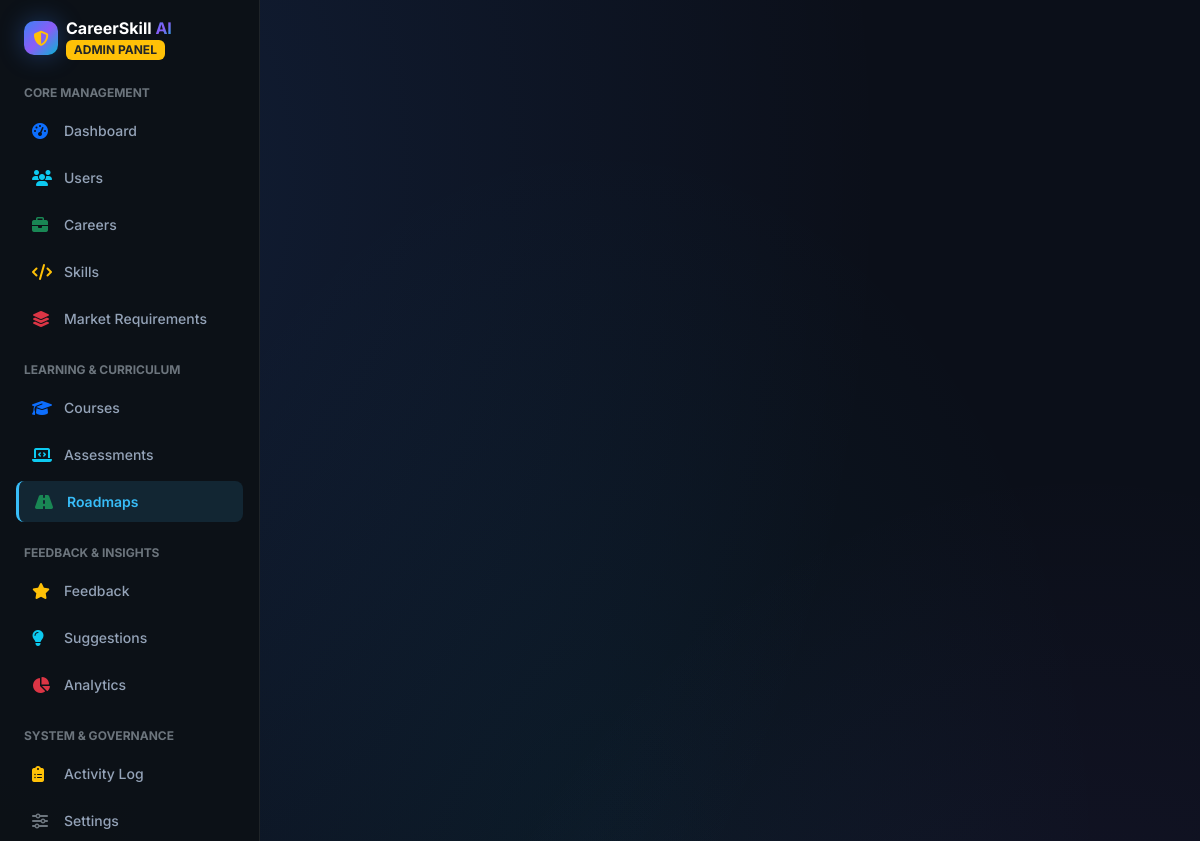
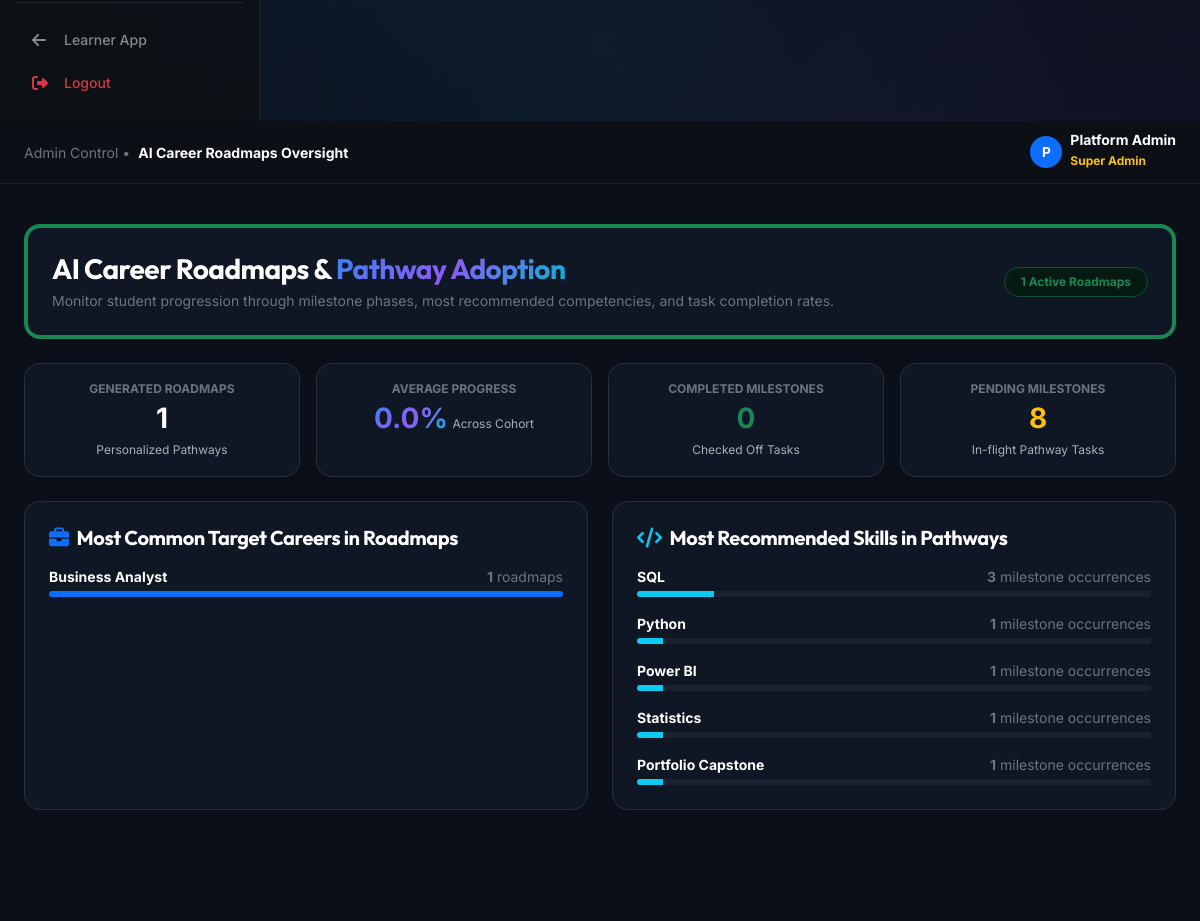
Page /admin/roadmaps (signed in) on the committed database (2 pictures, top to bottom).
### models/user.py (models this page shows, shortened)
class User(db.Model):
    __tablename__ = 'users'
    id = db.Column(db.Integer, primary_key=True)
    full_name = db.Column(db.String(120), nullable=False)
    email = db.Column(db.String(120), unique=True, nullable=False, index=True)
    password_hash = db.Column(db.String(256), nullable=True)
    is_admin = db.Column(db.Boolean, default=False, nullable=False)
    is_active = db.Column(db.Boolean, default=True, nullable=False)
    role = db.Column(db.String(50), default='user', nullable=False)  # 'admin' or 'user'
    first_login = db.Column(db.Boolean, default=False, nullable=False)
    created_at = db.Column(db.DateTime, default=get_utc_now)
    profiles = db.relationship('CareerProfile', backref='user', lazy=True, cascade="all, delete-orphan")
    user_profile = db.relationship('UserProfile', backref='user', uselist=False, lazy=True, cascade="all, delete-orphan")
    skills = db.relationship('UserSkill', backref='user', lazy=True, cascade="all, delete-orphan")
    target_careers = db.relationship('TargetCareer', backref='user', lazy=True, cascade="all, delete-orphan")
    reset_otps = db.relationship('PasswordResetOTP', backref='user', lazy=True, cascade="all, delete-orphan")
    gap_analyses = db.relationship('SkillGapAnalysis', backref='user', lazy=True, cascade="all, delete-orphan")
    assessment_attempts = db.relationship('AssessmentAttempt', backref='user', lazy=True, cascade="all, delete-orphan")
    course_progress = db.relationship('CourseProgress', backref='user', lazy=True, cascade="all, delete-orphan")
    learning_activities = db.relationship('LearningActivity', backref='user', lazy=True, cascade="all, delete-orphan")
    skill_progress_history = db.relationship('SkillProgressHistory', backref='user', lazy=True, cascade="all, delete-orphan")
    feedbacks = db.relationship('CourseFeedback', backref='user', lazy=True, cascade="all, delete-orphan")
    suggestions = db.relationship('Suggestion', backref='user', lazy=True, cascade="all, delete-orphan")

### models/roadmap.py (models this page shows, shortened)
class UserRoadmap(db.Model):
    __tablename__ = 'user_roadmaps'
    id = db.Column(db.Integer, primary_key=True)
    user_id = db.Column(db.Integer, db.ForeignKey('users.id'), nullable=False, index=True)
    target_role = db.Column(db.String(120), nullable=False, default='Data Analyst')
    total_weeks = db.Column(db.Integer, default=12)
    total_hours = db.Column(db.Float, default=120.0)
    weekly_hours = db.Column(db.Float, default=10.0)
    completion_percentage = db.Column(db.Integer, default=0)
    status = db.Column(db.String(50), default='In Progress')  # In Progress, Completed, Paused
    created_at = db.Column(db.DateTime, default=get_utc_now)
    updated_at = db.Column(db.DateTime, default=get_utc_now, onupdate=get_utc_now)
    milestones = db.relationship(
        'RoadmapMilestone',
        backref='roadmap',
        lazy=True,
        cascade="all, delete-orphan",
        order_by="RoadmapMilestone.phase_number, RoadmapMilestone.week_start"
    )

class RoadmapMilestone(db.Model):
    __tablename__ = 'roadmap_milestones'
    id = db.Column(db.Integer, primary_key=True)
    roadmap_id = db.Column(db.Integer, db.ForeignKey('user_roadmaps.id'), nullable=False, index=True)
    phase_number = db.Column(db.Integer, default=1)  # 1 to 5
    phase_name = db.Column(db.String(120), default='Foundations & Prerequisites')
    week_start = db.Column(db.Integer, default=1)
    week_end = db.Column(db.Integer, default=2)
    title = db.Column(db.String(255), nullable=False)
    description = db.Column(db.Text, nullable=True)
    skill = db.Column(db.String(120), nullable=False)
    priority = db.Column(db.String(50), default='High')  # Critical, High, Medium, Low
    estimated_hours = db.Column(db.Float, default=20.0)
    checkpoint_title = db.Column(db.String(255), nullable=True)
    checkpoint_description = db.Column(db.Text, nullable=True)
    is_completed = db.Column(db.Boolean, default=False)
    completed_at = db.Column(db.DateTime, nullable=True)
    tasks_json = db.Column(db.Text, nullable=True)
    recommended_resources_json = db.Column(db.Text, nullable=True)
    created_at = db.Column(db.DateTime, default=get_utc_now)

### app.py (the view)
    @app.route('/admin/roadmaps')
    @admin_required
    def admin_roadmaps_view():
        current_admin = db.session.get(User, session.get('user_id'))
        analytics = admin_service.get_roadmap_analytics()
        return render_template(
            'admin/roadmaps.html',
            current_user=current_admin,
            analytics=analytics,
            active_page='roadmaps'
        )

### templates/admin/roadmaps.html (shortened to what this page needs)
{% extends "admin/admin_base.html" %}
{% block page_title %}AI Career Roadmaps Oversight{% endblock %}
{% block admin_content %}
<div class="container-fluid p-0">
    <div class="glass-card mb-4 p-4 border-start border-4 border-success">
        <div class="d-flex justify-content-between align-items-center flex-wrap gap-2">
            <div>
                <h1 class="h3 fw-bold text-white mb-1">
                    AI Career Roadmaps & <span class="text-gradient">Pathway Adoption</span>
                </h1>
                <p class="text-secondary small mb-0">
                    Monitor student progression through milestone phases, most recommended competencies, and task completion rates.
                </p>
            </div>
            <span class="badge bg-success-subtle text-success border border-success-subtle px-3 py-2 rounded-pill small">
                {{ analytics.total_roadmaps }} Active Roadmaps
            </span>
        </div>
    </div>
    <div class="row g-3 mb-4">
        <div class="col-6 col-md-3">
            <div class="glass-card p-3 text-center h-100">
                <span class="text-secondary x-small text-uppercase fw-bold d-block mb-1">Generated Roadmaps</span>
                <div class="h3 fw-bold text-white mb-0">{{ analytics.total_roadmaps }}</div>
                <span class="text-muted x-small">Personalized Pathways</span>
            </div>
        </div>
        <div class="col-6 col-md-3">
            <div class="glass-card p-3 text-center h-100">
                <span class="text-secondary x-small text-uppercase fw-bold d-block mb-1">Average Progress</span>
                <div class="h3 fw-bold text-gradient mb-0">{{ analytics.avg_progress }}%</div>
                <span class="text-muted x-small">Across Cohort</span>
            </div>
        </div>
        <div class="col-6 col-md-3">
            <div class="glass-card p-3 text-center h-100">
                <span class="text-secondary x-small text-uppercase fw-bold d-block mb-1">Completed Milestones</span>
                <div class="h3 fw-bold text-success mb-0">{{ analytics.completed_milestones_count }}</div>
                <span class="text-muted x-small">Checked Off Tasks</span>
            </div>
        </div>
        <div class="col-6 col-md-3">
            <div class="glass-card p-3 text-center h-100">
                <span class="text-secondary x-small text-uppercase fw-bold d-block mb-1">Pending Milestones</span>
                <div class="h3 fw-bold text-warning mb-0">{{ analytics.incomplete_milestones_count }}</div>
                <span class="text-muted x-small">In-flight Pathway Tasks</span>
            </div>
        </div>
    </div>
    <div class="row g-4 mb-4">
        <div class="col-lg-6">
            <div class="glass-card p-4 h-100">
                <h5 class="fw-bold text-white mb-3 d-flex align-items-center gap-2">
                    <i class="fa-solid fa-briefcase text-primary"></i> Most Common Target Careers in Roadmaps
                </h5>
                {% if analytics.top_careers %}
                    <div class="d-flex flex-column gap-3">
                        {% for item in analytics.top_careers %}
                            <div>
                                <div class="d-flex justify-content-between small text-secondary mb-1">
                                    <span class="text-white fw-bold">{{ item.career }}</span>
                                    <span><strong>{{ item.count }}</strong> roadmaps</span>
                                </div>
                                <div class="progress" style="height: 6px; background-color: rgba(255,255,255,0.05);">
                                    <div class="progress-bar bg-primary" style="width: {{ (item.count / analytics.total_roadmaps * 100)|round|int if analytics.total_roadmaps > 0 else 0 }}%;"></div>
                                </div>
                            </div>
                        {% endfor %}
                    </div>
                {% else %}
                    <p class="text-secondary small mb-0">No active roadmaps generated yet.</p>
                {% endif %}
            </div>
        </div>
        <div class="col-lg-6">
            <div class="glass-card p-4 h-100">
                <h5 class="fw-bold text-white mb-3 d-flex align-items-center gap-2">
                    <i class="fa-solid fa-code text-info"></i> Most Recommended Skills in Pathways
                </h5>
                {% if analytics.top_skills %}
                    <div class="d-flex flex-column gap-3">
                        {% for item in analytics.top_skills %}
                            <div>
                                <div class="d-flex justify-content-between small text-secondary mb-1">
                                    <span class="text-white fw-bold">{{ item.skill }}</span>
                                    <span><strong>{{ item.count }}</strong> milestone occurrences</span>
                                </div>
                                <div class="progress" style="height: 6px; background-color: rgba(255,255,255,0.05);">
                                    <div class="progress-bar bg-info" style="width: {{ (item.count / 20 * 100)|round|int }}%;"></div>
                                </div>
                            </div>
                        {% endfor %}
                    </div>
                {% else %}
                    <p class="text-secondary small mb-0">No roadmap milestone data available.</p>
                {% endif %}
            </div>
        </div>
    </div>
</div>
{% endblock %}

### templates/admin/admin_base.html (shortened to what this page needs)
<!DOCTYPE html>
<html lang="en" data-bs-theme="dark">
<head>
    <link href="https://cdn.jsdelivr.net/npm/bootstrap@5.3.3/dist/css/bootstrap.min.css" rel="stylesheet">
    <link rel="stylesheet" href="https://cdnjs.cloudflare.com/ajax/libs/font-awesome/6.5.1/css/all.min.css">
    <link rel="stylesheet" href="/static/css/style.css">
</head>
<body class="d-flex">
    <aside class="admin-sidebar d-flex flex-column p-3">
        <a href="{{ url_for('admin_dashboard_view') }}" class="d-flex align-items-center gap-2 mb-4 text-decoration-none text-white px-2">
            <div class="brand-icon-box" style="width: 34px; height: 34px; font-size: 0.95rem;">
                <i class="fa-solid fa-shield-halved text-warning"></i>
            </div>
            <div>
                <span class="fw-bold fs-6">CareerSkill <span class="text-gradient">AI</span></span>
                <span class="badge bg-warning text-dark x-small d-block fw-bold" style="width: fit-content;">ADMIN PANEL</span>
            </div>
        </a>
        <div class="d-flex flex-column gap-1 flex-grow-1 overflow-y-auto">
            <span class="text-uppercase text-secondary x-small fw-bold px-2 mb-1">Core Management</span>
            <a href="{{ url_for('admin_dashboard_view') }}" class="admin-nav-link {% if active_page == 'dashboard' %}active{% endif %}">
                <i class="fa-solid fa-gauge-high me-2 text-primary"></i> Dashboard
            </a>
            <a href="{{ url_for('admin_users_view') }}" class="admin-nav-link {% if active_page == 'users' %}active{% endif %}">
                <i class="fa-solid fa-users me-2 text-info"></i> Users
            </a>
            <a href="{{ url_for('admin_careers_view') }}" class="admin-nav-link {% if active_page == 'careers' %}active{% endif %}">
                <i class="fa-solid fa-briefcase me-2 text-success"></i> Careers
            </a>
            <a href="{{ url_for('admin_skills_view') }}" class="admin-nav-link {% if active_page == 'skills' %}active{% endif %}">
                <i class="fa-solid fa-code me-2 text-warning"></i> Skills
            </a>
            <a href="{{ url_for('admin_market_requirements_view') }}" class="admin-nav-link {% if active_page == 'market' %}active{% endif %}">
                <i class="fa-solid fa-layer-group me-2 text-danger"></i> Market Requirements
            </a>
            <span class="text-uppercase text-secondary x-small fw-bold px-2 mt-3 mb-1">Learning & Curriculum</span>
            <a href="{{ url_for('admin_courses_view') }}" class="admin-nav-link {% if active_page == 'courses' %}active{% endif %}">
                <i class="fa-solid fa-graduation-cap me-2 text-primary"></i> Courses
            </a>
            <a href="{{ url_for('admin_assessments_view') }}" class="admin-nav-link {% if active_page == 'assessments' %}active{% endif %}">
                <i class="fa-solid fa-laptop-code me-2 text-info"></i> Assessments
            </a>
            <a href="{{ url_for('admin_roadmaps_view') }}" class="admin-nav-link {% if active_page == 'roadmaps' %}active{% endif %}">
                <i class="fa-solid fa-road me-2 text-success"></i> Roadmaps
            </a>
            <span class="text-uppercase text-secondary x-small fw-bold px-2 mt-3 mb-1">Feedback & Insights</span>
            <a href="{{ url_for('admin_feedback') }}" class="admin-nav-link {% if active_page == 'feedback' %}active{% endif %}">
                <i class="fa-solid fa-star me-2 text-warning"></i> Feedback
            </a>
            <a href="{{ url_for('admin_suggestions') }}" class="admin-nav-link {% if active_page == 'suggestions' %}active{% endif %}">
                <i class="fa-solid fa-lightbulb me-2 text-info"></i> Suggestions
            </a>
            <a href="{{ url_for('admin_analytics_view') }}" class="admin-nav-link {% if active_page == 'analytics' %}active{% endif %}">
                <i class="fa-solid fa-chart-pie me-2 text-danger"></i> Analytics
            </a>
            <span class="text-uppercase text-secondary x-small fw-bold px-2 mt-3 mb-1">System & Governance</span>
            <a href="{{ url_for('admin_activity_log_view') }}" class="admin-nav-link {% if active_page == 'activity_log' %}active{% endif %}">
                <i class="fa-solid fa-clipboard-list me-2 text-warning"></i> Activity Log
            </a>
            <a href="{{ url_for('admin_settings_view') }}" class="admin-nav-link {% if active_page == 'settings' %}active{% endif %}">
                <i class="fa-solid fa-sliders me-2 text-secondary"></i> Settings
            </a>
        </div>
        <div class="pt-3 border-top border-secondary border-opacity-25 mt-auto">
            <a href="{{ url_for('dashboard') }}" class="admin-nav-link text-white-50">
                <i class="fa-solid fa-arrow-left me-2"></i> Learner App
            </a>
            <a href="{{ url_for('logout') }}" class="admin-nav-link text-danger">
                <i class="fa-solid fa-right-from-bracket me-2"></i> Logout
            </a>
        </div>
    </aside>
    <div class="admin-content d-flex flex-column">
        <header class="admin-topbar d-flex justify-content-between align-items-center sticky-top">
            <div class="d-flex align-items-center gap-2">
                <span class="text-secondary small">Admin Control &bull;</span>
                <span class="text-white fw-bold small">{% block page_title %}Dashboard{% endblock %}</span>
            </div>
            <div class="d-flex align-items-center gap-3">
                <div class="d-flex align-items-center gap-2">
                    <div class="rounded-circle bg-primary text-white d-flex align-items-center justify-content-center fw-bold" style="width: 32px; height: 32px; font-size: 0.85rem;">
                        {{ (current_user.full_name[0] if current_user and current_user.full_name else 'A')|upper }}
                    </div>
                    <div class="d-none d-sm-block text-start">
                        <span class="text-white small fw-bold d-block lh-1">{{ current_user.full_name if current_user else 'Administrator' }}</span>
                        <span class="text-warning x-small fw-bold">Super Admin</span>
                    </div>
                </div>
            </div>
        </header>
        <main class="flex-grow-1 p-4">
            {% block admin_content %}{% endblock %}
        </main>
    </div>
</body>
</html>

### rows in the picture
User: full_name "P", full_name "Platform Admin"
UserRoadmap: career "Business Analyst", count "1"
RoadmapMilestone: skill "SQL", count "3", {{ (item.count / 20 * 100)|round|int }} 15 (drawn)
RoadmapMilestone: skill "Python", count "1", {{ (item.count / 20 * 100)|round|int }} 5 (drawn)
RoadmapMilestone: skill "Power BI", count "1", {{ (item.count / 20 * 100)|round|int }} 5 (drawn)
RoadmapMilestone: skill "Statistics", count "1", {{ (item.count / 20 * 100)|round|int }} 5 (drawn)
RoadmapMilestone: skill "Portfolio Capstone", count "1", {{ (item.count / 20 * 100)|round|int }} 5 (drawn)

### other values in the picture
{{ analytics.total_roadmaps }} "1"
{{ analytics.avg_progress }} "0.0"
{{ analytics.completed_milestones_count }} "0"
{{ analytics.incomplete_milestones_count }} "8"
